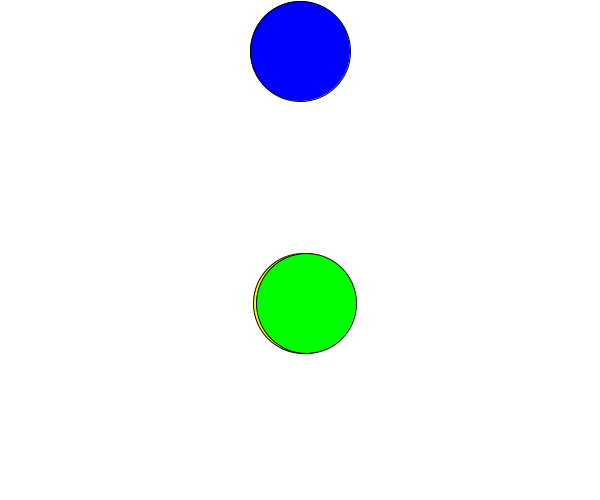
Frame 1 (no input)
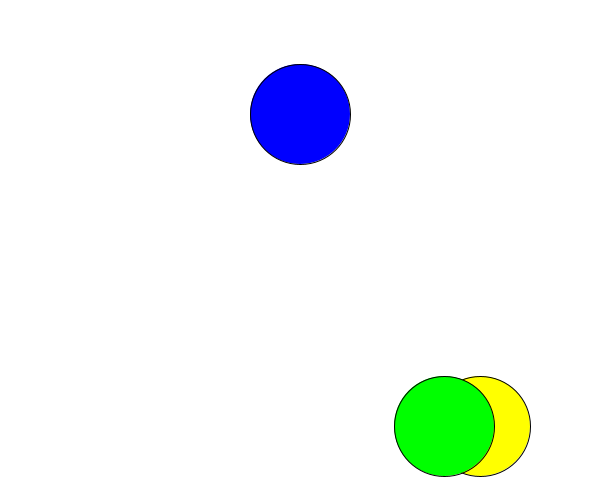
Frame 60 (the mouse pressed at the canvas centre just before this capture)
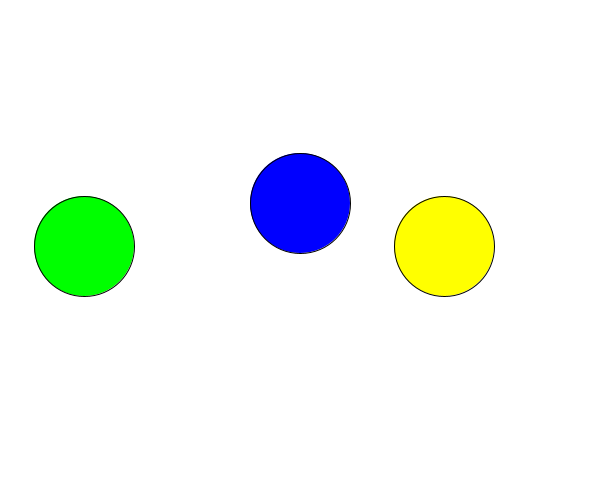
Frame 120 (the mouse held since frame 60 and released just before this capture)

The Processing sketch that drew these frames (run headless with seeded random() and noise(); from frame 60 on, the mouse is pressed at the canvas centre):

// Processing sketch: Main_Code
// ── Main_Code.pde

int ballWidth = 100;

int xa = 300;
int ya = 300;
int xspeeda = 3;
int yspeeda = 3;

int xb = 300;
int yb = 300;
int xspeedb = 6;
int yspeedb = 3;

int xc = 300;
int yc = ballWidth/2;
int xspeedc = 0;
int yspeedc = 0;

void setup(){
  size(600,500);
}

void draw(){
  
  background(255);
  
  xa += xspeeda;
  ya += yspeeda;
  if(xa>width-ballWidth/2 || xa<ballWidth/2){
    xspeeda *= -1;
  }
  if(ya>height-ballWidth/2 || ya<ballWidth/2){
    yspeeda *= -1;
  }
  fill(255,255,0);
  ellipse(xa,ya,100,100);
  
  xb += xspeedb;
  yb += yspeedb;
  if(xb>width-ballWidth/2 || xb<ballWidth/2){
    xspeedb *= -1;
  }
  if(yb>height-ballWidth/2 || yb<ballWidth/2){
    yspeedb *= -1;
  }
  fill(0,255,0);
  ellipse(xb,yb,100,100);
  
  xc += xspeedc;
  yspeedc += 1;
  yc += yspeedc;
  if(xc>width-ballWidth/2 || xc<ballWidth/2){
    xspeedc *= -1;
  }
  if(yc<ballWidth/2){
    yspeedc *= -1;
  }
  if(yc>height-ballWidth/2){
    yspeedc *= -1;
    yspeedc += 1;
    yc = height-ballWidth/2;
  }
  fill(0,0,255);
  ellipse(xc,yc,100,100);
  
}
